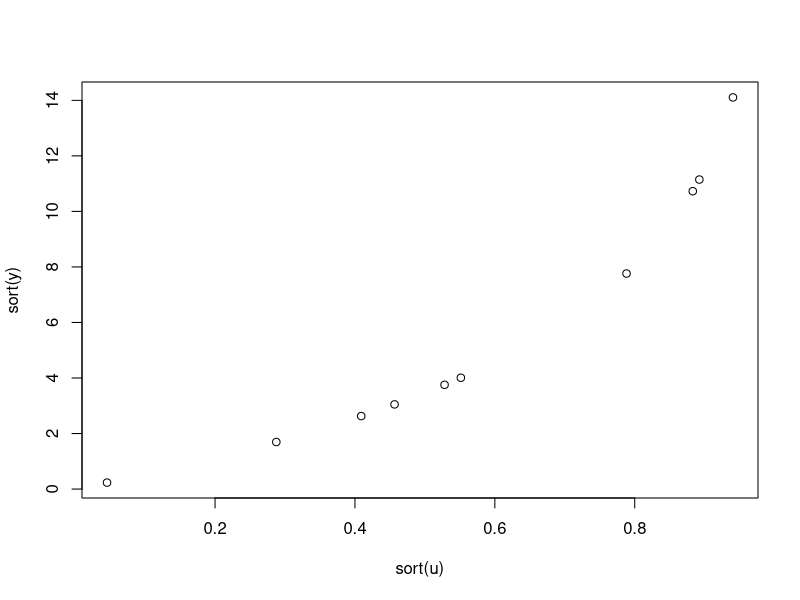
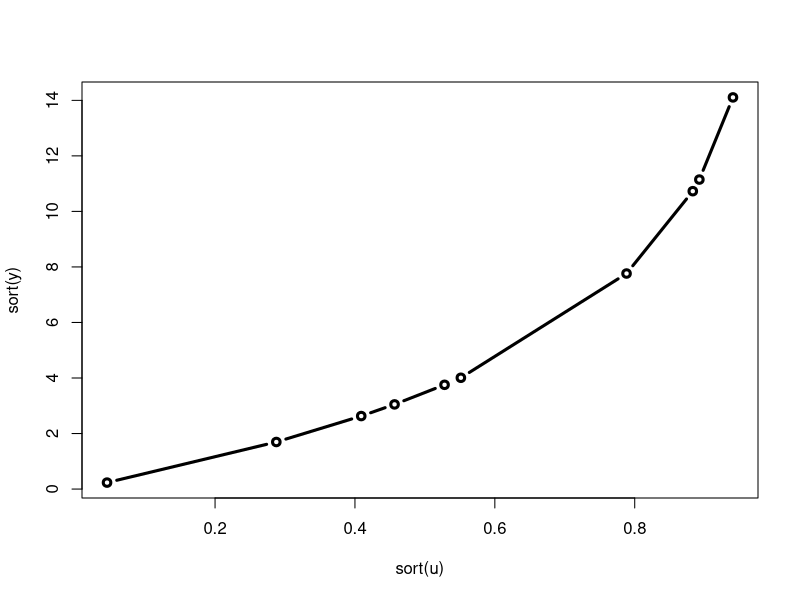

The R script that drew these images, in order:
## ---- chunk 1
#assign sample size n = 10
set.seed(123)
n = 10
#generate uniformly distributed random variables
uniSample = runif(n, min = 0, max = 1)
print(uniSample)
## ---- chunk 2

normSample = qnorm(uniSample, mean = 80, sd = 5)
print(matrix(data = c(uniSample, normSample), nrow = 2, ncol = 10, byrow = T, 
             dimnames = list(c("Uniform RV(0-1)", "Normal RV(u=80, sd=5)"))))
## ---- chunk 3
#create a random number generator to create random variables that satisfy CDF of F(y)
CDF = function(n) {
        y = runif(n)
        for (i in 1:n) {
                if (y[i] < 0) y[i] = 0
                else y[i] = 1 - exp((-y[i])/5)
        }
        return(y)
}
#create an inverse of F(y), which is F(u)
invCDF = function(u) {
        n = length(u)
        for(i in 1:n) if(u[i] > 0 & u[i] < 1) u[i] = (-5) * log(1 - u[i])
        return(u)
}
#using the samples created by part(a) to generate new random variables with CDF of F(y) 
#and inverse of F(y)
set.seed(123)
rSample = CDF(10)
rSample2 = invCDF(rSample)
print(matrix(c(rSample, rSample2, uniSample), nrow = 3, ncol = 10, byrow = T, 
             dimnames = list(c("F(y)", "Inverse_F(u)", "Part(a) = y"))))
## ---- chunk 4
plot.inverse.cdf <- function(u) {
            y <- -5*log(1-u)
            plot(sort(u), sort(y))
}
plot.inverse.cdf(uniSample)
## ---- chunk 5
plot.inverse.cdf <- function(u, ...) {
            y <- -5*log(1-u)
            plot(sort(u), sort(y), ...)
}
## ---- chunk 6
plot.inverse.cdf(uniSample, type = "b", lwd = 3)
## ---- chunk 7
#create a function to calculate coefficient of variabtion
cv_fcn = function(x) sd(x) / abs(mean(x))
#calculate the cv of sepal length by species
cv = by(data = iris$Sepal.Length, iris$Species, cv_fcn)
print(cv)
## ---- chunk 8
#create a function that calculates jackknife estimates
jkKnife = function(y, fcn) {
        n = length(y)
        all_holdout = vector()
        for(i in 1:n) {
                holdout = fcn(y[-i]) 
                all_holdout = c(all_holdout, holdout)
        }
        jk_estimate = n * fcn(y) - (n - 1) * mean(all_holdout)
        jk_se = sqrt(((n - 1)/n) * sum((all_holdout - fcn(y))^2))
        jk_bias = fcn(y) - jk_estimate
        result = data.frame("est" = jk_estimate, "se" = jk_se, "bias" = jk_bias)
        return(result)
}
#calculate jackknife estimates of coefficient of variation 
#for the sepal length of the species of virginica
allResult = jkKnife(iris[iris$Species == "virginica", ]$Sepal.Length, cv_fcn)
print(paste("The jackknife estimate of the CV of sepal length for the virginica species = ", 
            round(allResult$est, 8), sep = ""))
## ---- chunk 9
print(paste("The standard error of the estimate given in part(b) = ", 
            round(allResult$se, 8), sep = ""))
